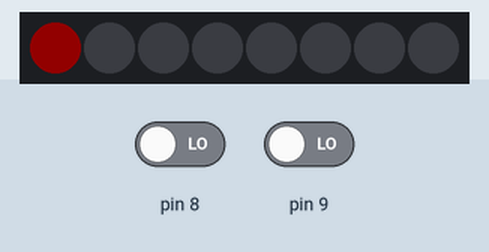
Recording of a sketch running on a simulated Arduino Uno, built with avr-gcc and run on an emulated ATmega328P. Shown: 8 RGB LEDs in strip order, left to right. Inputs (shaded band) come from the test bench; at power-on: pin 8 LOW, pin 9 LOW. Dim RGB values are drawn brighter than linear.

Above: at 1.8 s.
1.9 s: pin 8 driven HIGH
At 3.4 s:
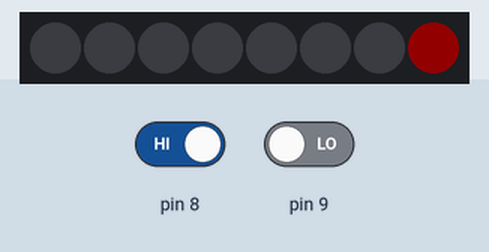
Timing chart, 0 to 4.9 s (numbered marks = the images above; inputs shaded):
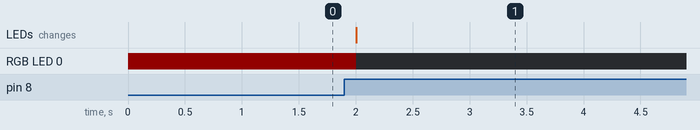

Measured:
- after the input at 1.9 s, RGB LED 0: RGB(18, 0, 0) → off after 0.10 s; the LEDs: change after 0.10 s (image 1)

The sketch:

running_light_2_buttons.ino
```cpp
#include <Adafruit_NeoPixel.h>

#define PIN 10
#define NUMPIXELS 8

Adafruit_NeoPixel pixels(NUMPIXELS, PIN, NEO_GRB);
#define DELAYVAL 500

int currLed = 0;
int hasBeenPressedLeft = 0;
int hasBeenPressedRight = 0;

void setup() {
  pinMode(9, INPUT);
  pinMode(8, INPUT);
  pixels.begin();
}

void loop() {
  int isRight = digitalRead(9);
  int isLeft = digitalRead(8);

  if(isRight && hasBeenPressedRight == 0){
    hasBeenPressedRight = 1;
    currLed++;
  }else if(isRight == 0 && hasBeenPressedRight == 1){
    hasBeenPressedRight = 0;
  }

  if(isLeft && hasBeenPressedLeft == 0){
    hasBeenPressedLeft = 1;
    currLed--;
  }else if(isLeft == 0 && hasBeenPressedLeft == 1){
    hasBeenPressedLeft = 0;
  }

  pixels.clear();
  pixels.setBrightness(30);

  if(currLed < 0){
    currLed = 7;
  }else if(currLed > 7){
    currLed = 0;
  }

  pixels.setPixelColor(currLed, pixels.Color(150, 0, 0));
  pixels.show();
  delay(DELAYVAL);
}
```
